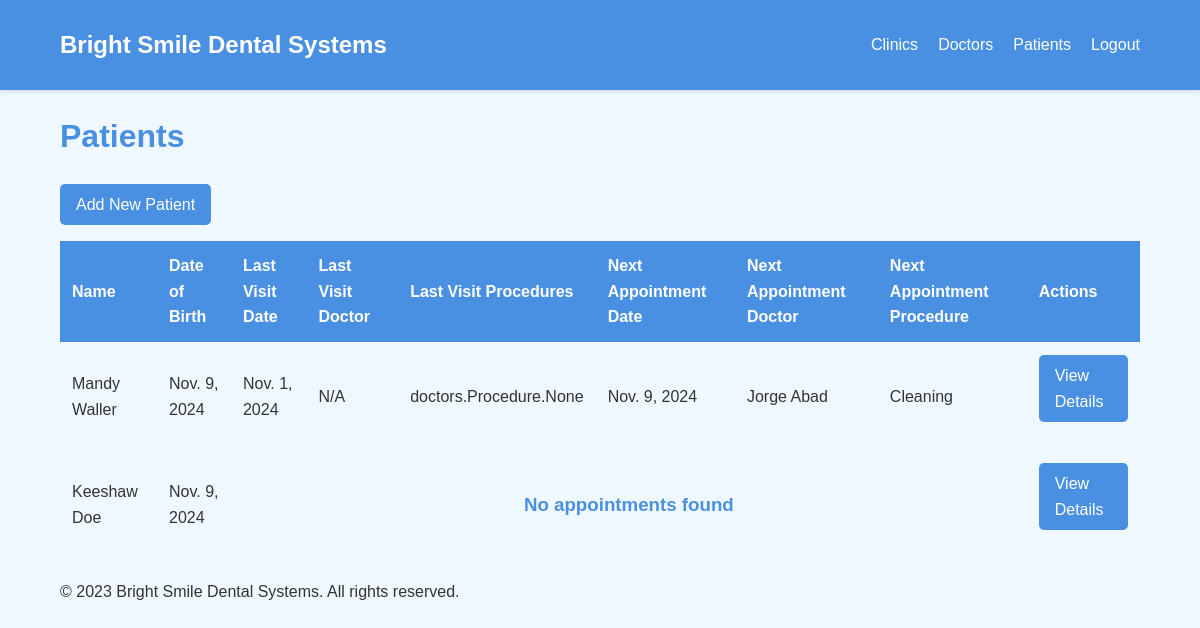
Page /patients/list/ on the earlier database version.
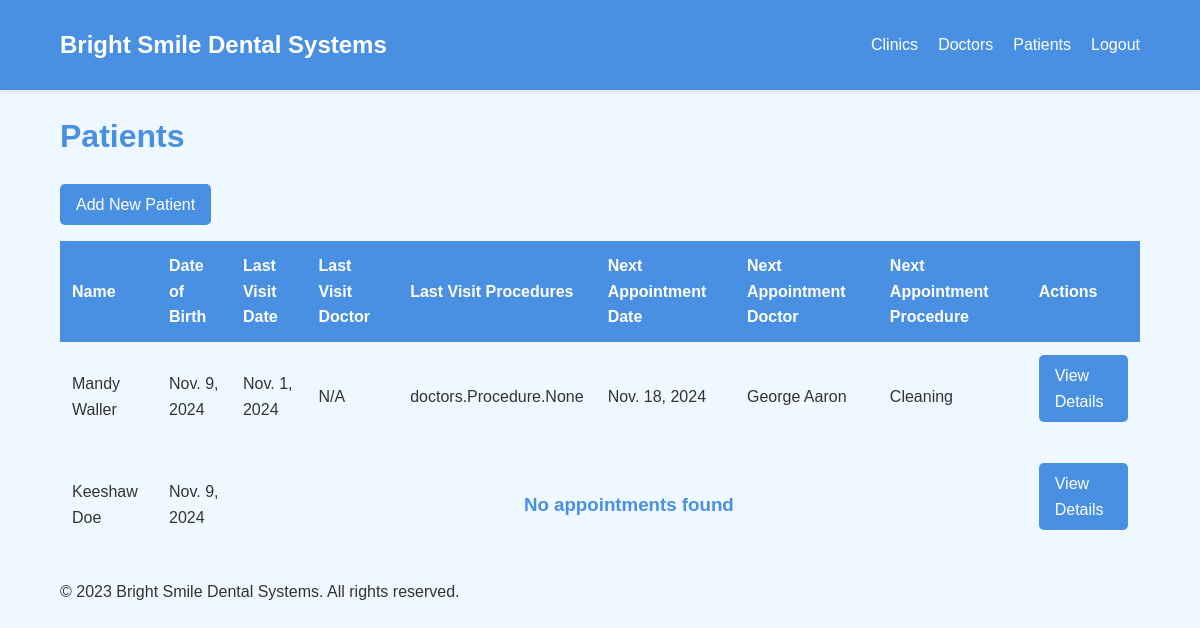
Same page on the later database version.
### patients/models.py (models this page shows, shortened)
class Patient(models.Model):
    name = models.CharField(max_length=200)
    d_o_b = models.DateField()
    address = models.CharField(max_length=200)
    MALE = "M"
    FEMALE = "F"
    OTHER = "O"
    gender_choices = [
        (MALE, "M"),
        (FEMALE, "F"),
        (OTHER, "O"),
    ]
    gender = models.CharField(max_length=6,
                              choices=gender_choices,
                              default=OTHER)
    ssn_last_4 = models.CharField(max_length=4, default="4444")
    phone_number = models.IntegerField()

class Appointment(models.Model):
    patient = models.ForeignKey(Patient, on_delete=models.SET_NULL, null=True, related_name="patient_appointment")
    last_visit_date = models.DateField()
    last_visit_time = models.TimeField()
    last_visit_doctor = models.ForeignKey(Doctor, on_delete=models.SET_NULL, null=True, related_name="doctor_last_appointment")
    last_visit_procedures = models.ManyToManyField(Procedure, blank=True, related_name="past_patient_procedures")
    next_appointment = models.BooleanField(default=False)
    next_appointment_date = models.DateField()
    next_appointment_time = models.TimeField()
    next_appointment_doctor = models.ForeignKey(Doctor, on_delete=models.SET_NULL, null=True, related_name="doctor_next_appointment")
    next_appointment_procedure  = models.ForeignKey(Procedure, on_delete=models.DO_NOTHING, related_name="patient_current_procedure")

### doctors/models.py (models this page shows, shortened)
class Doctor(models.Model):
    npi = models.IntegerField()
    name = models.CharField(max_length=200)
    office_address = models.CharField(max_length=200)
    specialties = models.ManyToManyField(Procedure, blank=True)

class Procedure(models.Model):
    name = models.CharField(max_length=200)
    def __str__(self):
        return self.name

### patients/views.py (the view)
# urls.py: path("list/", PatientListView.as_view(), name='list-patients'),
class PatientListView(ListView):
    model = Patient
    context_object_name = 'patients'
    template_name = "patients_list.html"
    def get_queryset(self):
        return Patient.objects.prefetch_related('patient_appointment').all()

### patients/templates/patients_list.html (shortened to what this page needs)
{% extends 'base.html' %}
{% block content %}
<h1 class="mb-4">Patients</h1>
<div class="row">
    <div class="col-md-12 mb-3">
        <a href="{% url 'patients_urls:add-patients' %}" class="btn btn-primary" style="margin-bottom: 1rem;">Add New Patient</a>
    </div>
</div>
<div class="table-responsive">
    <table class="table table-striped table-hover">
        <thead>
            <tr>
                <th>Name</th>
                <th>Date of Birth</th>
                <th>Last Visit Date</th>
                <th>Last Visit Doctor</th>
                <th>Last Visit Procedures</th>
                <th>Next Appointment Date</th>
                <th>Next Appointment Doctor</th>
                <th>Next Appointment Procedure</th>
                <th>Actions</th>
            </tr>
        </thead>
        <tbody>
            {% if patients %}
            {% for patient in patients %}
            <tr>
                <td>{{ patient.name }}</td>
                <td>{{ patient.d_o_b }}</td>
                {% for appointment in patient.patient_appointment.all %}
                <td>{{ appointment.last_visit_date|default:"N/A" }}</td>
                <td>{{ appointment.last_visit.doctorg.name|default:"N/A" }}</td>
                <td>{{ appointment.last_visit_procedures|join:", "|default:"N/A" }}</td>
                <td>{{ appointment.next_appointment_date|default:"N/A" }}</td>
                <td>{{ appointment.next_appointment_doctor.name|default:"N/A" }}</td>
                <td>{{ appointment.next_appointment_procedure|default:"N/A" }}</td>
                {% empty %}
                <td colspan="6"><h3 style="text-align: center;">No appointments found</h3></td>
                {% endfor %}
                <td>
                    <a href="{% url 'patients_urls:detail-patients' patient.id %}" class="btn btn-sm btn-primary">View Details</a>
                </td>
            </tr>
            {% endfor %}
            {% else %}
            <tr>
                <td colspan="9"><h3 style="text-align: center;">No patients yet</h3></td>
            </tr>
            {% endif %}
        </tbody>
    </table>
</div>
{% endblock %}

### templates/base.html (shortened to what this page needs)
{% load static %}
<!DOCTYPE html>
<html lang="en">
<head>
    <link rel="stylesheet" href="{% static 'css/style.css' %}">
</head>
<body>
    <header>
        <nav class="container">
            <div class="logo">Bright Smile Dental Systems</div>
            <ul class="nav-links">
                <li><a href="{% url 'clinics_urls:list-clinics' %}">Clinics</a></li>
                <li><a href="{% url 'doctors_urls:list-doctors' %}">Doctors</a></li>
                <li><a href="{% url 'patients_urls:list-patients' %}">Patients</a></li>
                <li><a href="{% url 'user_urls:logout' %}">Logout</a></li>
            </ul>
        </nav>
    </header>
    <main class="container">
        {% block content %}{% endblock %}
    </main>
    <footer>
        <div class="container">
            <p>&copy; 2023 Bright Smile Dental Systems. All rights reserved.</p>
        </div>
    </footer>
</body>
</html>

### static/css/style.css (style rules this page uses)
:root { --primary-color: #4a90e2; --secondary-color: #f0f8ff; --accent-color: #ff6b6b; --text-color: #333333; --light-gray: #f5f5f5; --dark-gray: #666666; }
body { font-family: Arial, sans-serif; line-height: 1.6; color: var(--text-color); background-color: var(--secondary-color); margin: 0; padding: 0; }
.container { width: 90%; max-width: 1200px; margin: 0 auto; padding: 0 20px; }
header { background-color: var(--primary-color); color: white; padding: 1rem 0; box-shadow: 0 2px 4px rgba(0, 0, 0, 0.1); }
nav { display: flex; justify-content: space-between; align-items: center; }
.logo { font-size: 1.5rem; font-weight: bold; }
.nav-links { list-style: none; display: flex; }
.nav-links li { margin-left: 20px; }
.nav-links a { color: white; text-decoration: none; transition: color 0.3s ease; }
h1, h2, h3 { color: var(--primary-color); }
.btn { display: inline-block; background-color: var(--primary-color); color: white; padding: 0.5rem 1rem; text-decoration: none; border-radius: 5px; transition: background-color 0.3s ease; margin-bottom: 1rem; }
table { width: 100%; border-collapse: collapse; margin-bottom: 20px; }
th, td { padding: 12px; text-align: left; border-bottom: 1px solid var(--light-gray); }
th { background-color: var(--primary-color); color: white; }

Differences in the rows shown:
changed Appointment "doctors.Procedure.None": next_appointment_date "Nov. 9, 2024" → "Nov. 18, 2024"; next_appointment_doctor.name "Jorge Abad" → "George Aaron"
